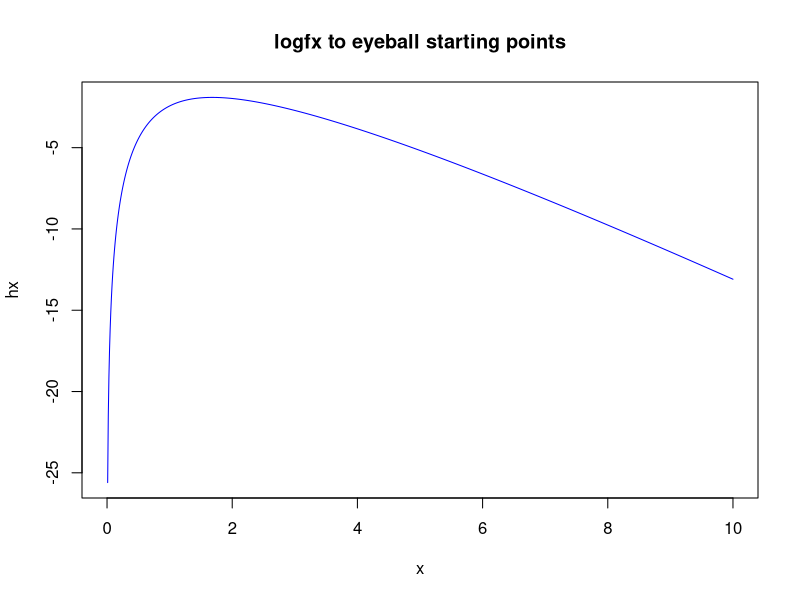

R code for this plot: (Note: this script raises an error after producing the figure.)
#ADAPTIVE REJECTION SAMPLING FUNCTION

#Same code as Exercise 3, just with different functions.
#More general, as no 'a' parameter for h function.

#Set up original function fx, hx=logfx, and hpx=d/dx (hx).
f  = function(x) x^3 * exp(-2*x) * (1-exp(-2*x))^3
h  = function(x) 3*log(x) - 2*x + 3*log(1-exp(-2*x))
hp = function(x) 3/x - 2 + 6/(exp(2*x)-1)

#Inspect log-concave h for good starting points.
pdf(file='/Users/jennstarling/UTAustin/2017S_MCMC/Exercises/Exercise-04/Problem_1_ARS_logfx.pdf')
x = seq(0,10,by=.01)
hx = h(x)
plot(x,hx,type='l',col='blue',main='logfx to eyeball starting points')
dev.off()

#Call function.
fx_samp = adaptive_rej_sampling(f,h,hp,n=1000,c(.1,7),xlb=-Inf,xub=Inf)

#Plot results.
pdf(file='/Users/jennstarling/UTAustin/2017S_MCMC/Exercises/Exercise-04/Problem_1_ARS.pdf')
fx_samp$p_accept
hist(fx_samp$fx_sample,freq=F,main='Adaptive Rejection Sampling',xlab='Samples of f(x)')
x=seq(0,10,by=.001)
lines(x,3*f(x),col='blue')
dev.off()

##############################
###   MAIN ARS FUNCTION:   ###
##############################

adaptive_rej_sampling = function(f,h,hp,n=10,x,xlb=0,xub=1){
	#FUNCTION: Performs adaptive rejection sampling.
	#
	#INPUTS:
	#	f = target function f(x).  Must be log-concave.
	#	h = log of target function, logf(x).
	#	hp = first derivative of log of target function, d/dx log(f(x))
	#	M = max of f(x).  (Must be a bounded function.)
	#	n = sample size.  (Returned sample will be lower size, bc some rejections.)
	#	x = vector of starting points.  Must be length 2 or longer.
	#	xlb = lower bound of domain for f(x).  Can be -Inf.
	#	xub = upper bound of domain for f(x).  Can be Inf.
	#
	#OUTPUTS:
	#	fx_sample = vector of realizations sampled from f(x).
	#	p_accept = prob(acceptance); accepts/n.
	
	fx_sample = numeric() 	#Empty vector to store sampled values from fx.
	accepts = 0		#For tracking P(Acceptance).

	for(ns in 1:n){
		
		#1. Update envelope: piecewise linear envelope in log-scale.
		new_envelope = update_envelope(x,h,hp,xlb,xub)
		
		#-----------------------
		
		#2. Calculate areas of piecewise exponential functions based on
		#exponentiating each tangent line over its range z_p to z_p+1.
		Areas = calculate_exp_areas(new_envelope)
		
		#-----------------------
		
		#3. Randomly select an area, based on uniform sampling, weighted by areas.
		A_idx = sample(1:length(Areas),size=1,replace=F,prob=Areas/sum(Areas))
		#A_idx = sample(1:length(Areas),size=1,replace=F)
		
		#-----------------------
		
		#4. Sample an x* from the truncated exponential distibution from selected area.
		hx = new_envelope$hx[A_idx]
		hpx = new_envelope$hpx[A_idx]		#lambda (rate) for the selected exponential.
		z1 = new_envelope$z[A_idx]			#Lower bound for truncated exponential.  Shifts to zero for sampling.
		z2 = new_envelope$z[A_idx+1]		#Upper bound for truncated exponential.

			#Note: we only know how to sample from exponential at zero.  We must do two things:
			#1. Check if slope hpx_star is +/-.
			#2. Adjust x* realization by shifting it.
		
		#Shift and rotate the exponential sample as needed.
		if(hpx<0){
			#If slope negative, generate using neg slope, and shift result.
			x_star = rtexp(n=1,m=-hpx,t=z2-z1)
			x_star = z1 + x_star
		} else{
			#If slope positive, generate using slope, and shift/flip result.
			x_star = rtexp(n=1,m=hpx,t=-(z1-z2))	
			x_star = z2 - x_star
		}
		
		#-----------------------
		
		#5. Acceptance test:
		u = runif(1,0,1)	#Generate one unif(0,1) realization.
		
		#Set up the proposal function.  This is the exponential function selected
		#for sampling, above, for the selected area.
		x1 = new_envelope$x[A_idx]		#For calculation of value of tangent line at x_star.
		b =  new_envelope$b[A_idx]		#The slope for the calculation of the tangent line value at x_star.
		
		log_g = hp(x1) * x_star + b	#Value of piecewise linear envelope at x_star.
		g = exp(log_g)					#Value of piecewise exponential at x_star.
	
		#Accept x_star as from f(x) if fx/gx <= a uniform draw.
		#	If accept, then add x_star to fx_sample vector.
		#	If reject, then add x_star to x vector of points to sample, and start over.
		
		if (u <= f(x_star) / g){
			fx_sample = c(fx_sample,x_star)
			accepts = accepts + 1
		} else{
			x = c(x,x_star)
		}
		
	} #Start over for another sample until reach n tries.
	
	return(list(fx_sample=fx_sample,p_accept = accepts/n))
}

#############################
###   HELPER FUNCTIONS:   ###
#############################

update_envelope = function(x,h,hp,xlb,xub){
	#FUNCTION: Update piece-wise linear envelope of logf(x).
	#
	#INPUTS:
	#	x = vector of points (unsorted)
	#	h = function for log(f(x)).
	#	hp = function for d/dx log(f(x)).
	#	xdomain = lower and upper bounds for x.
	#
	#OUTPUTS:
	#	x = vector of points, sorted
	#	hx = h(x) = log(f(x)) values for each x.
	#	z = intersection points for tangents (in between each x value)
	#	m = slope for tangent lines.
	#	b = y-intercept for tangent lines
	
	x = sort(x)
	hx = h(x)	#Values of logf(x) at each x.
	hpx = hp(x)	#Slopes

	m = hpx			#slopes
	b = hx - hpx*x	#intercepts
	
	#Calculate points where tangents meet.
	z = rep(0,length(x)-1)	
	
	for (i in 1:length(z)){
		z[i] = (hx[i+1] - hx[i] - x[i+1]*hpx[i+1] + x[i]*hpx[i]) / (hpx[i] - hpx[i+1])
	}
	
	z = c(xlb,z,xub)	#Add in bounds
	
	return(list(x=x,hx=hx,hpx=hpx,m=m,b=b,z=z))
}

calculate_exp_areas = function(envelope){
	#FUNCTION: Calculate area for each part of piecewise
	#			exponential functions created by exponentiating 
	#			piecewise linear envelope.
	#INPUTS:
	#	envelope: Takes in a piecewise linear envelope function, as created by
	#				update_envelope().
	#OUTPUTS:	
	#	areas: A vector of areas, A1 to Ak, where k = length(z).
	
	x = envelope$x	#Length of x is number of areas to calculate.
	z = envelope$z	#Extract z elements from envelope.
	hx = envelope$hx
	hpx = envelope$hpx				
	
	Areas = rep(0,length(x)) #Empty vector to hold areas.
	
	#Loop through areas.
	for (i in 1:length(Areas)){
		Areas[i] = (exp(hx[i] - hpx[i]*x[i]) / hpx[i]) * (exp(hpx[i]*z[i+1]) - exp(hpx[i]*z[i]))	
	}	
	
	return(Areas)
}

rtexp = function(n,m,t){
	#PURPOSE: Draws n random samples from inverse cdf of truncated exponential.
	#n = number of samples.
	#m = rate
	#t = level of truncation; x value at which to truncate.
	u = runif(n)
	itex = -log(1-u*(1-exp(-t*m)))/m
	return(itex)
}

#NOT USED.  Embedded in update_envelope function.
tangent_intersect = function(x1,x2,hx1,hx2,hpx1,hpx2){
	#PURPOSE: Returns x value where two tangent lines intersect.
	#x1, x2 = two points
	#hx1, hx2 = function values evaluated at x1 and x2 for some h(x).
	#hpx1,hpx2 = derivative values evaluated at x1 and x2 for h'(x).
	
	xtan = (hx2 - hx1 - hx2*hpx2 + x1*hpx1) / (hpx1-hpx2)
	return(xtan)
}

#NOT USED.
itexp = function(u,m,t){
	#PURPOSE: Computes the inverse cdf for the truncated exponential at a specified quantile u.
	#u = quantile
	#m = rate
	#t = level of truncation; x value at which to truncate.
	return(-log(1-u*(1-exp(-t*m)))/m)
}